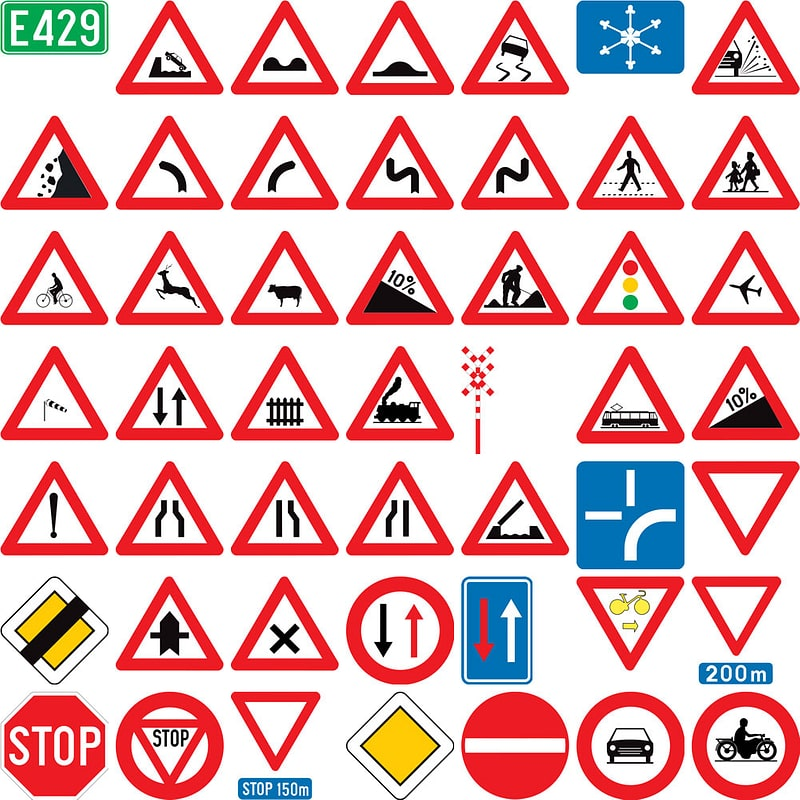
#> input picture images/all.jpeg, 800 x 800 px
$ python detect_shapes.py --image ../images/all.jpeg
#> lines starting #> are read from the running program, lines starting #| are printed output that depends on the picture; after the words box and inside, x2 and y2 are one past the last pixel; in counts of white or black regions, pixels touching at a corner belong together
from pyimagesearch.shapedetector import ShapeDetector
import argparse
import imutils
import cv2
import numpy as np


ap = argparse.ArgumentParser()
ap.add_argument("-i", "--image", required=True,
	help="path to the input image")
args = vars(ap.parse_args())

image1 = cv2.imread(args["image"])
#> image1 is the input picture: shape (800, 800, 3); mean B, G, R 186, 183.6, 227.5
width = 400
height = 400
dim = (width, height)

image = cv2.resize(image1, dim, interpolation = cv2.INTER_AREA)
cv2.imshow("resized", image)
cv2.waitKey(0)

resized = imutils.resize(image1, width=300)
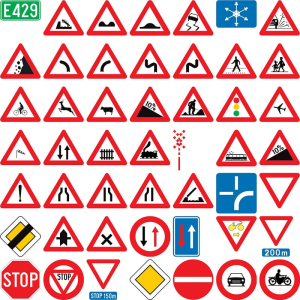
#> resized: shape (300, 300, 3); mean B, G, R 186, 183.6, 227.5
ratio = image.shape[0] / float(height)
#> ratio = 1


blurred = cv2.GaussianBlur(image, (15, 15), 0)
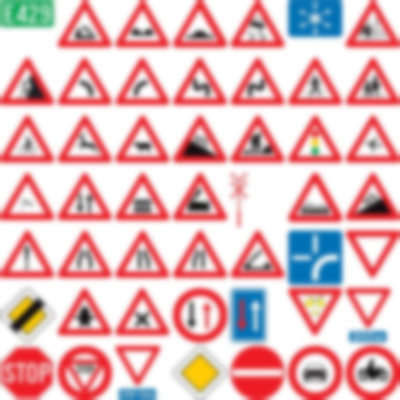
#> blurred: shape (400, 400, 3); mean B, G, R 186, 183.6, 227.6

# converting to HSV color space
hsv = cv2.cvtColor(blurred,cv2.COLOR_BGR2HSV)
#> hsv: shape (400, 400, 3); mean H, S, V 102.2, 65.9, 235.3

# Range for lower red
lower_red = np.array([0,120,70])
upper_red = np.array([10,255,255])

mask1 = cv2.inRange(hsv, lower_red, upper_red)
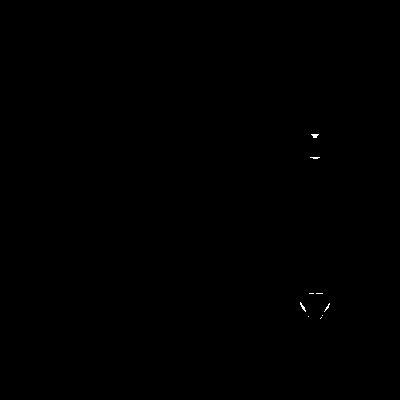
#> mask1: shape (400, 400); 0.06% white in thin lines or dots, all inside (x1, y1, x2, y2) = (300, 134, 330, 319)

# Range for upper range
lower_red = np.array([170,120,70])
upper_red = np.array([180,255,255])
mask2 = cv2.inRange(hsv,lower_red,upper_red)
#> mask2: shape (400, 400); 21.7% white; 45 white regions (1 under 20 px), largest, box (x1, y1, x2, y2) and area: (2, 348, 52, 400) 1845, (58, 346, 111, 400) 1492, (346, 346, 400, 400) 1071

mask1 = mask1+mask2

result_red = cv2.bitwise_and(image, image, mask=mask1)
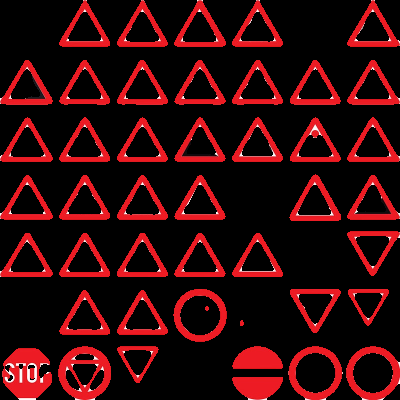
#> result_red: shape (400, 400, 3); mean B, G, R 9.5, 7.8, 50.3
cv2.imshow("result", result_red)
cv2.waitKey(0)


gray = cv2.cvtColor(result_red, cv2.COLOR_BGR2GRAY)
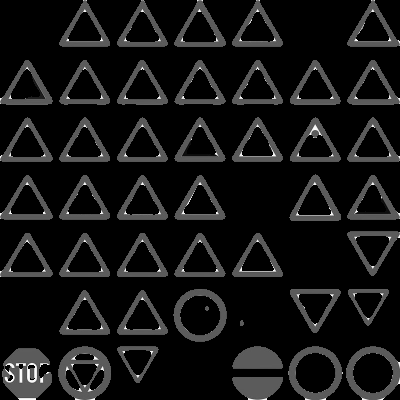
#> gray: shape (400, 400); min 0, max 253, mean 20.7
thresh = cv2.threshold(gray, 20,255, cv2.THRESH_BINARY)[1]
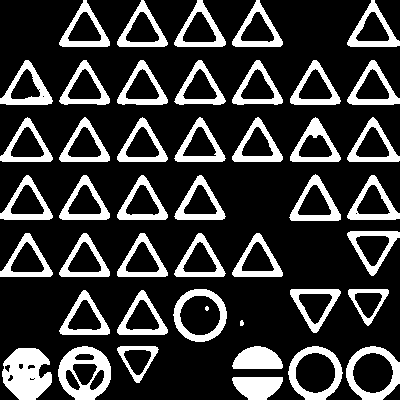
#> thresh: shape (400, 400); 21.7% white; 45 white regions (1 under 20 px), largest, box (x1, y1, x2, y2) and area: (2, 348, 52, 400) 1845, (58, 346, 111, 400) 1492, (346, 346, 400, 400) 1071

cv2.imshow("Grey", thresh)
cv2.waitKey(0)

# finding contours
canny = cv2.Canny(thresh, 100, 200)
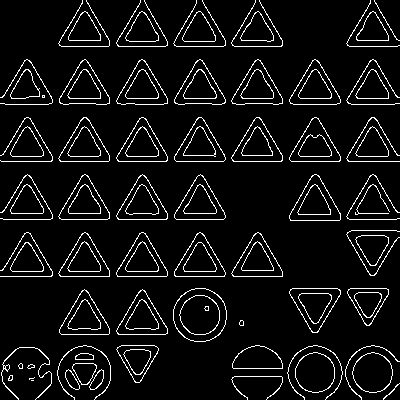
#> canny: shape (400, 400); 6.8% white in thin lines or dots
cv2.imshow("canny", canny)
cv2.waitKey(0)
cnts = cv2.findContours(canny.copy(), cv2.RETR_EXTERNAL,
	cv2.CHAIN_APPROX_SIMPLE)
#> cnts = 71 contours, 23 with area under 20; largest, box (x1, y1, x2, y2) and area: (173, 288, 227, 342) 2242, (289, 174, 341, 221) 1416, (289, 288, 341, 333) 1349, (289, 59, 341, 105) 1345, (116, 174, 168, 220) 1338
cnts = imutils.grab_contours(cnts)
#> (the run stopped early here; a loop or call above may not have finished)
